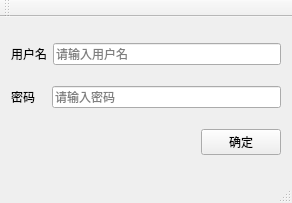
<?xml version="1.0" encoding="UTF-8"?>
<ui version="4.0">
 <class>Test5_2AClass</class>
 <widget class="QMainWindow" name="Test5_2AClass">
  <property name="geometry">
   <rect>
    <x>0</x>
    <y>0</y>
    <width>292</width>
    <height>203</height>
   </rect>
  </property>
  <property name="windowTitle">
   <string>Test5_2A</string>
  </property>
  <widget class="QWidget" name="centralWidget">
   <layout class="QVBoxLayout" name="verticalLayout">
    <item>
     <layout class="QHBoxLayout" name="horizontalLayout">
      <item>
       <widget class="QLabel" name="labelUser">
        <property name="minimumSize">
         <size>
          <width>35</width>
          <height>0</height>
         </size>
        </property>
        <property name="lineWidth">
         <number>0</number>
        </property>
        <property name="text">
         <string>用户名</string>
        </property>
       </widget>
      </item>
      <item>
       <widget class="QLineEdit" name="leditUser">
        <property name="inputMask">
         <string/>
        </property>
        <property name="text">
         <string/>
        </property>
        <property name="maxLength">
         <number>16</number>
        </property>
        <property name="echoMode">
         <enum>QLineEdit::Normal</enum>
        </property>
        <property name="placeholderText">
         <string>请输入用户名</string>
        </property>
       </widget>
      </item>
     </layout>
    </item>
    <item>
     <layout class="QHBoxLayout" name="horizontalLayout_2">
      <item>
       <widget class="QLabel" name="labelPasswd">
        <property name="minimumSize">
         <size>
          <width>35</width>
          <height>0</height>
         </size>
        </property>
        <property name="frameShadow">
         <enum>QFrame::Plain</enum>
        </property>
        <property name="lineWidth">
         <number>0</number>
        </property>
        <property name="text">
         <string>密码</string>
        </property>
        <property name="textFormat">
         <enum>Qt::AutoText</enum>
        </property>
        <property name="scaledContents">
         <bool>false</bool>
        </property>
       </widget>
      </item>
      <item>
       <widget class="QLineEdit" name="leditPasswd">
        <property name="maxLength">
         <number>16</number>
        </property>
        <property name="echoMode">
         <enum>QLineEdit::Password</enum>
        </property>
        <property name="placeholderText">
         <string>请输入密码</string>
        </property>
       </widget>
      </item>
     </layout>
    </item>
    <item>
     <layout class="QHBoxLayout" name="horizontalLayout_3">
      <item>
       <spacer name="horizontalSpacer">
        <property name="orientation">
         <enum>Qt::Horizontal</enum>
        </property>
        <property name="sizeHint" stdset="0">
         <size>
          <width>40</width>
          <height>20</height>
         </size>
        </property>
       </spacer>
      </item>
      <item>
       <widget class="QPushButton" name="btnOK">
        <property name="text">
         <string>确定</string>
        </property>
       </widget>
      </item>
     </layout>
    </item>
   </layout>
  </widget>
  <widget class="QMenuBar" name="menuBar">
   <property name="geometry">
    <rect>
     <x>0</x>
     <y>0</y>
     <width>292</width>
     <height>21</height>
    </rect>
   </property>
  </widget>
  <widget class="QToolBar" name="mainToolBar">
   <attribute name="toolBarArea">
    <enum>TopToolBarArea</enum>
   </attribute>
   <attribute name="toolBarBreak">
    <bool>false</bool>
   </attribute>
  </widget>
  <widget class="QStatusBar" name="statusBar"/>
 </widget>
 <layoutdefault spacing="6" margin="11"/>
 <resources>
  <include location="test5_2a.qrc"/>
 </resources>
 <connections/>
</ui>
